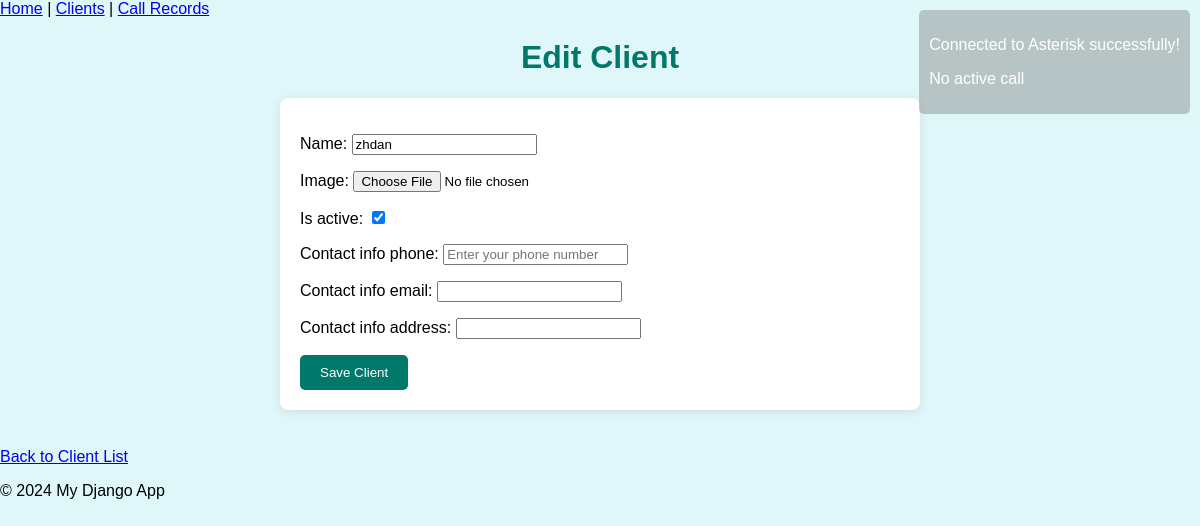
/clients/1/edit/, run on an earlier commit of the app's database.
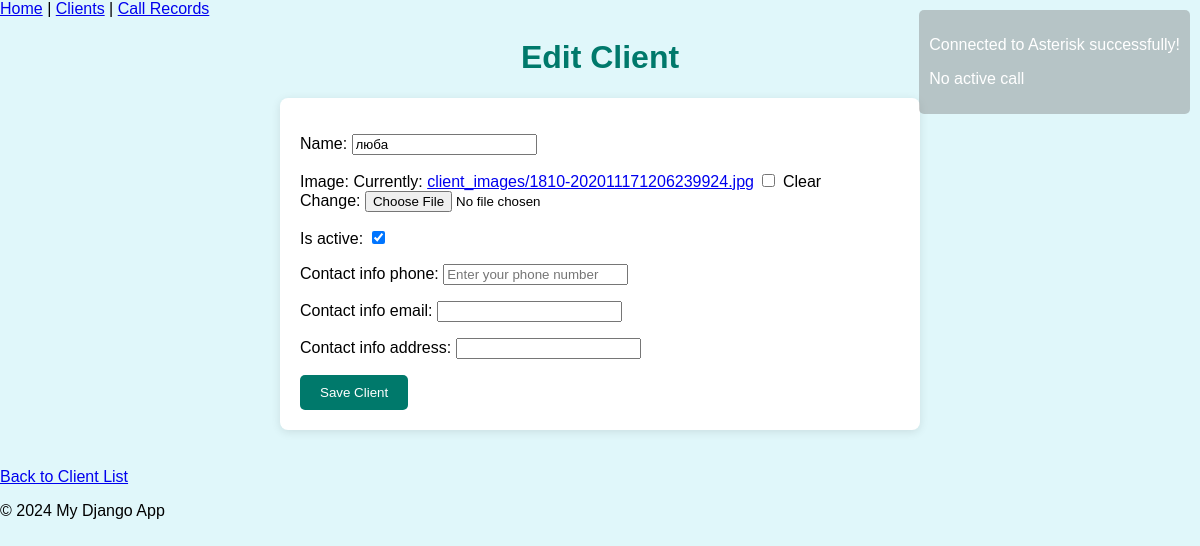
And on a later commit of the database.
### configurations/models.py (models this page shows, shortened)
class Client(models.Model):
    name = models.CharField(max_length=55)
    contact_info = models.OneToOneField(ContactInfo, on_delete=models.CASCADE, null=True, blank=True)
    image = models.ImageField(upload_to='client_images/', blank=True, null=True)
    is_active = models.BooleanField(default=True)
    created_at = models.DateTimeField(default=timezone.now)
    updated_at = models.DateTimeField(auto_now=True)

### configurations/views.py (the view)
# urls.py: path('clients/<int:pk>/edit/', edit_client, name='edit_client'),
def edit_client(request, pk):
    is_connected = get_asterisk_connection_status()
    is_active_call = get_active_calls()
    clients = Client.objects.all()
    client = get_object_or_404(Client, pk=pk)
    if request.method == "POST":
        form = ClientForm(request.POST, request.FILES, instance=client)
        if form.is_valid():
            form.save()
            return redirect('client_list')
    else:
        form=ClientForm(instance=client)
    context = {
        'form': form,
        'is_connected': is_connected,
        'is_active_call': is_active_call,
        'clients': clients,
        'client': client,
    }
    return render(request, 'configurations/edit_client.html', context)

### configurations/forms.py (shortened to what this page needs)
class ClientForm(forms.ModelForm):
    contact_info_phone = forms.CharField(max_length=20, required=False,  widget=forms.TextInput(attrs={'placeholder': 'Enter your phone number'}))
    contact_info_email = forms.EmailField(required=False)
    contact_info_address = forms.CharField(max_length=255, required=False)
    class Meta:
        model = Client
        fields = ['name', 'image', 'is_active']

### configurations/scripts/active_calls.py (called while the page is built)
    def _execute_command(self, command):
        try:
            client = paramiko.SSHClient()
            client.set_missing_host_key_policy(paramiko.AutoAddPolicy())
            client.connect(self.host, port=self.port, username=self.username, password=self.password)
            stdin, stdout, stderr = client.exec_command(command)
            output = stdout.read().decode()
            error = stderr.read().decode()
            client.close()
            if error:
                print(f"Ошибка выполнения команды: {error}")
            return output
        except Exception as e:
            print(f"Ошибка подключения: {e}")
            return None

### configurations/scripts/asterisk_connection.py (called while the page is built, shortened)
    def check_connection(self):
        return False

### configurations/templates/configurations/edit_client.html (shortened to what this page needs)
{% extends 'base.html' %}
{% block content %}
<h1>Edit Client</h1>
<form method="post" enctype="multipart/form-data">
    {{ form.as_p }}
    <button type="submit">Save Client</button>
</form>
<br>
<a href="{% url 'client_list' %}">Back to Client List</a>
{% endblock %}

What changed in the data, as far as the page shows it:
changed Client: name "zhdan" → "люба"
Also different on the page:
form field as_p: (not shown) → "☐"
text no longer shown: "Name: Image: Is active: Contact info phone: Contact info email: Contact info address:"
text now shown: "Name: Image: Currently: client_images/1810-202011171206239924.jpg Clear Change: Is active: Contact info phone: Contact info email: Contact info address:"
